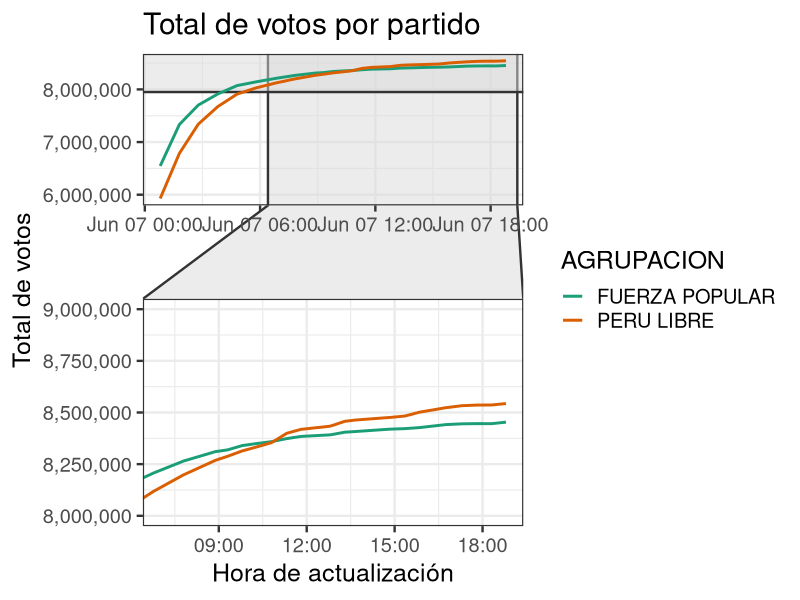
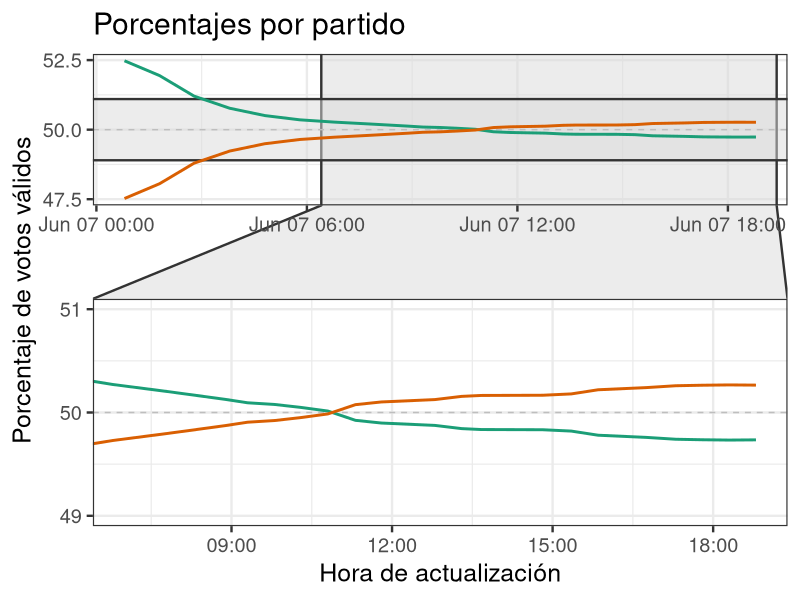
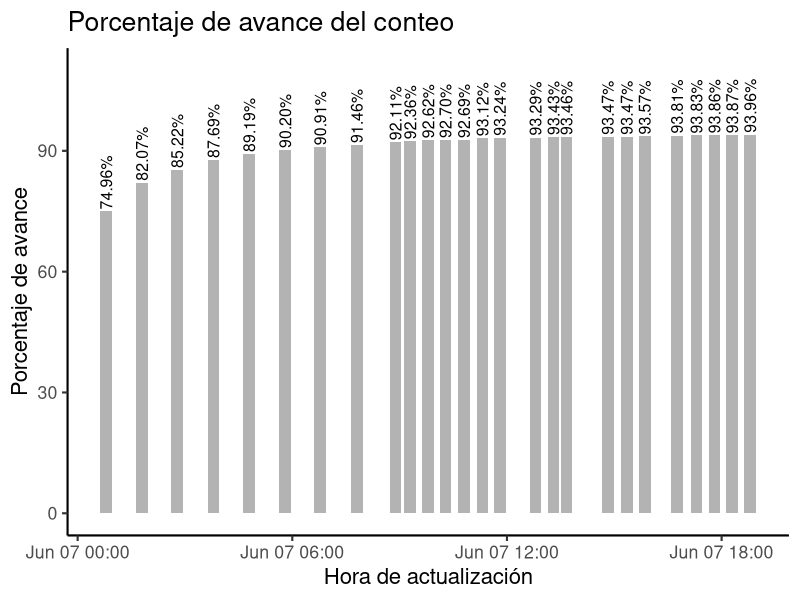

Write the R code that produced these figures, in order.
library(tidyverse)
#library(patchwork)
library(ggforce)
library(grid)
library(gridExtra)

resultados_df <- read_csv(
  "datos/generales/votacion-general-resultados.csv",
  col_types = cols(
    C_CODI_AGRUPOL = col_character(),
    AGRUPACION = col_character(),
    TOTAL_VOTOS = col_double(),
    NLISTA = col_double(),
    POR_VALIDOS = col_double(),
    POR_EMITIDOS = col_double(),
    NOMBREe_CANDIDATO = col_character(),
    updated = col_datetime(format = ""),
    avance = col_double()
  )
) %>%
  mutate( # conbertir a la tz de Peru
    updated = lubridate::as_datetime(updated, tz = "America/Lima")
  ) %>%
  mutate(
    AGRUPACION = if_else( # Simplificar para legibilidad en el gráfico
      AGRUPACION == "PARTIDO POLITICO NACIONAL PERU LIBRE",
      "PERU LIBRE",
      AGRUPACION
    )
  )

last_update <- max(resultados_df$updated)

p1 <- ggplot(
  resultados_df,
  aes(x = updated, y = TOTAL_VOTOS, group = AGRUPACION, color = AGRUPACION)
) +
  geom_line(size = 1) +
  scale_y_continuous(labels = scales::comma) +
  scale_color_brewer(palette = "Dark2") +
  labs(
    y = "Total de votos",
    x = "Hora de actualización",
    title = "Total de votos por partido"
  ) +
  theme_bw(18) +
  theme(
    legend.position = "right"
  ) +
  facet_zoom(
    ylim = c(8e6, 9e6),
    xlim = c(lubridate::ymd_hms("2021-06-07 07:00:00", tz = "America/Lima"),
             last_update),
    split = FALSE,
    shrink = TRUE,
    zoom.size = 1.5,
    horizontal = FALSE
  )

p2 <- ggplot(
  resultados_df,
  aes(x = updated, y = POR_VALIDOS, group = AGRUPACION, color = AGRUPACION)
) +
  geom_hline(yintercept = 50, linetype = "dashed", color = "grey") +
  geom_line(size = 1) +
  scale_color_brewer(palette = "Dark2") +
  scale_y_continuous(n.breaks = 3) +
  labs(
    y = "Porcentaje de votos válidos",
    x = "Hora de actualización",
    title = "Porcentajes por partido"
  ) +
  theme_bw(18) +
  theme(
    legend.position = "none"
  ) +
  facet_zoom(
    xlim = c(lubridate::ymd_hms("2021-06-07 07:00:00", tz = "America/Lima"),
             last_update),
    ylim = c(49, 51),
    split = FALSE,
    shrink = TRUE,
    zoom.size = 1.5,
    horizontal = FALSE
  )


p3 <- ggplot(
  resultados_df %>% select(updated, avance) %>% distinct(),
  aes(x = updated, y = avance)
) +
  geom_col(fill = "gray70") +
  geom_text(aes(label = sprintf("%.2f%%", avance)),
            hjust = 0, nudge_y = .5, angle = 90, size = 4) +
  scale_y_continuous(limits = c(0, 110)) +
  labs(
    y = "Porcentaje de avance",
    x = "Hora de actualización",
    title = "Porcentaje de avance del conteo"
  ) +
  theme_classic(16) +
  theme(
    plot.caption = element_text(family = "Inconsolata")
  )

layout <- rbind(
  c(1, 1, 1, 1, 2, 2, 2),
  c(1, 1, 1, 1, 2, 2, 2),
  c(1, 1, 1, 1, 2, 2, 2),
  c(1, 1, 1, 1, 2, 2, 2),
  c(1, 1, 1, 1, 2, 2, 2),
  c(1, 1, 1, 1, 2, 2, 2),
  c(3, 3, 3, 3, 3, 3, 3),
  c(3, 3, 3, 3, 3, 3, 3),
  c(3, 3, 3, 3, 3, 3, 3)
)

pcomb <- gridExtra::arrangeGrob(
  p1, p2, p3,
  layout_matrix = layout,
  top = textGrob("Perú: Elecciones Presidenciales 2021, Segunda vuelta",
                 gp = gpar(fontsize = 32, fontface = "bold")),
  bottom = textGrob(glue::glue("@jmcastagnetto, Jesus M. Castagnetto // Gráfico actualizado {lubridate::now(tzone = 'America/Lima')} (PET) // Fuente: ONPE"),
                    just = c("left", "center"),
                    gp = gpar(fontsize = 14, fontfamily = "Inconsolata"))
)

# patchwork and facet_zoom do not play well together
# pcomb <- (gridExtra::arrangeGrob(p1, p2) / p3) +
#   plot_layout(heights = c(2, 1)) +
#   plot_annotation(
#     title = "Perú: Elecciones Presidenciales 2021, Segunda vuelta",
#     caption = glue::glue("@jmcastagnetto, Jesus M. Castagnetto // Gráfico actualizado {lubridate::now(tzone = 'America/Lima')} (PET) // Fuente: ONPE")) &
#   theme(
#     plot.title = element_text(size = 28),
#     plot.caption = element_text(family = "Inconsolata", size = 16)
#   )
# pcomb

ggsave(
  plot = pcomb,
  filename = "plots/resultados-generales-votacion-presidencial.png",
  width = 14,
  height = 12

)
